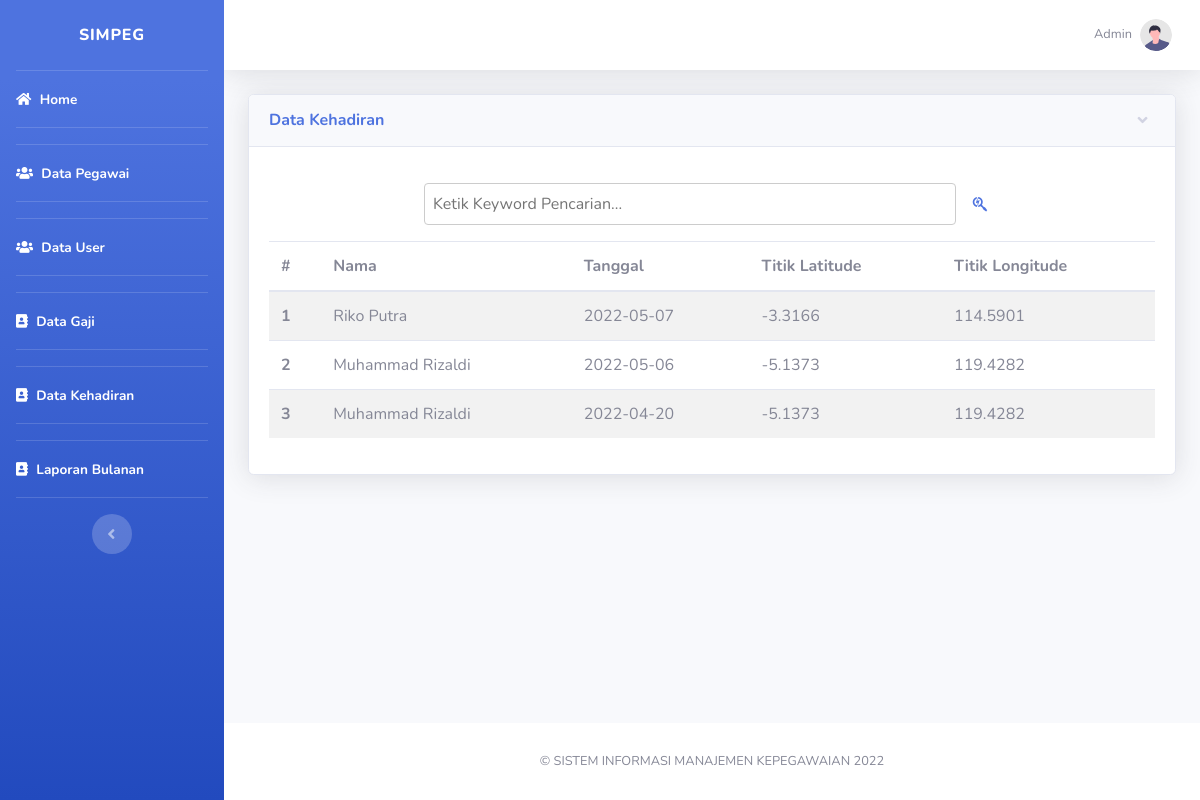
/admin/kehadiran.php (signed in), run on the app's committed database.
### tables this page shows
CREATE TABLE `kehadiran` (
  `id` int(11) NOT NULL,
  `id_pegawai` int(11) NOT NULL,
  `nama` varchar(200) NOT NULL,
  `tanggal` date NOT NULL,
  `latitude` varchar(200) NOT NULL,
  `longitude` varchar(200) NOT NULL
);

### admin/kehadiran.php (the view, shortened to what this page needs)
<?php
require 'functions.php';
$kehadiran = mysqli_query($conn, 'SELECT * FROM kehadiran ORDER BY id DESC');
?>
<!DOCTYPE html>
<html lang="en">
<head>
    <?php include 'link.php'; ?>
</head>
<body id="page-top">
    <div id="wrapper">
        <?php include 'sidebar.php'; ?>
        <div id="content-wrapper" class="d-flex flex-column">
            <div id="content">
                <?php include 'topbar.php'; ?>
                <div class="container-fluid">
                    <div class="row">
                        <div class="col mb-4">
                            <div class="card shadow mb-4">
                                <a href="#card-kehadiran" class="d-block card-header py-3" data-toggle="collapse"
                                    role="button" aria-expanded="true" aria-controls="card-kehadiran">
                                    <h6 class="m-0 font-weight-bold text-primary">Data Kehadiran</h6>
                                </a>
                                <div class="collapse show" id="card-kehadiran">
                                    <div class="card-body">
                                        <div class="my-3">
                                            <form action="" method="post">
                                                <center>
                                                <input type="text" name="keyword" style="width: 60%;" autofocus placeholder="Ketik Keyword Pencarian..." autocomplete="off">
                                                <button class="btn text-primary" type="submit" name="cari"><i class="fab fa-searchengin"></i></button>
                                                </center>
                                            </form>
                                        </div>
                                        <div class="table-responsive">
                                        <table class="table table-striped">
                                          <thead>
                                            <tr>
                                              <th>#</th>
                                              <th>Nama</th>
                                              <th>Tanggal</th>
                                              <th>Titik Latitude</th>
                                              <th>Titik Longitude</th>
                                            </tr>
                                          </thead>
                                          <tbody>
                                    <?php $i=1; ?>
                                    <?php foreach ($kehadiran as $data) : ?>
                                            <tr>
                                              <th><?= $i; ?></th>
                                              <td><?= $data['nama']; ?></td>
                                              <td><?= $data['tanggal']; ?></td>
                                              <td><?= $data['latitude']; ?></td>
                                              <td><?= $data['longitude']; ?></td>
                                            </tr>
                                    <?php $i++; ?>
                                    <?php endforeach; ?>
                                          </tbody>
                                        </table>
                                        </div>
                                    </div>
                                </div>
                            </div>
                        </div>
                    </div>
                </div>
            </div>
            <?php include 'footer.php' ?>
        </div>
    </div>
</body>
</html>

### css/style.css (style rules this page uses)
body { background-image: url('../img/bg.jpeg') !important; }
input[type=text], input[type=search], input[type=password], input[type=number], input[type=date], input[type=file], input[type=email], input[type=month], textarea, select { width: 100%; padding: 8px; border: 1px solid #ccc; border-radius: 4px; box-sizing: border-box; }

### data on the page
kehadiran: nama "Riko Putra", tanggal "2022-05-07", latitude "-3.3166", longitude "114.5901"
kehadiran: nama "Muhammad Rizaldi", tanggal "2022-05-06", latitude "-5.1373", longitude "119.4282"
kehadiran: nama "Muhammad Rizaldi", tanggal "2022-04-20", latitude "-5.1373", longitude "119.4282"
